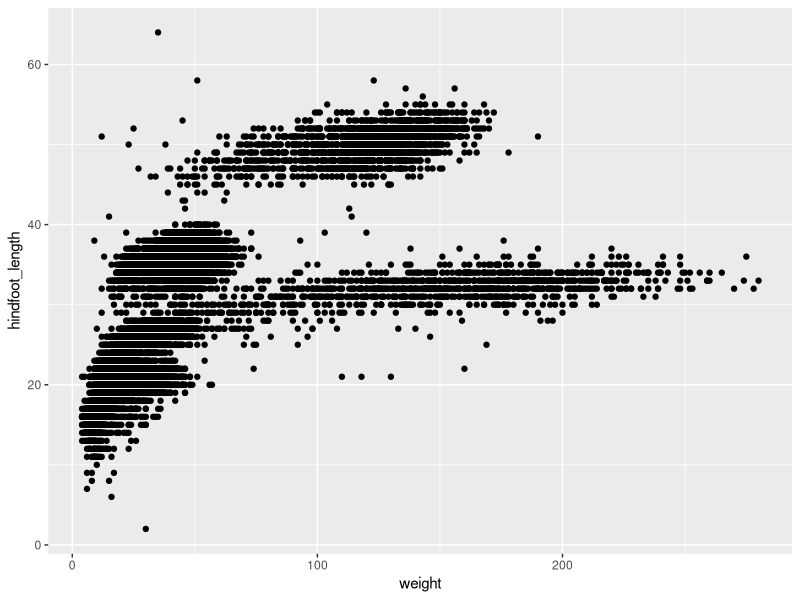
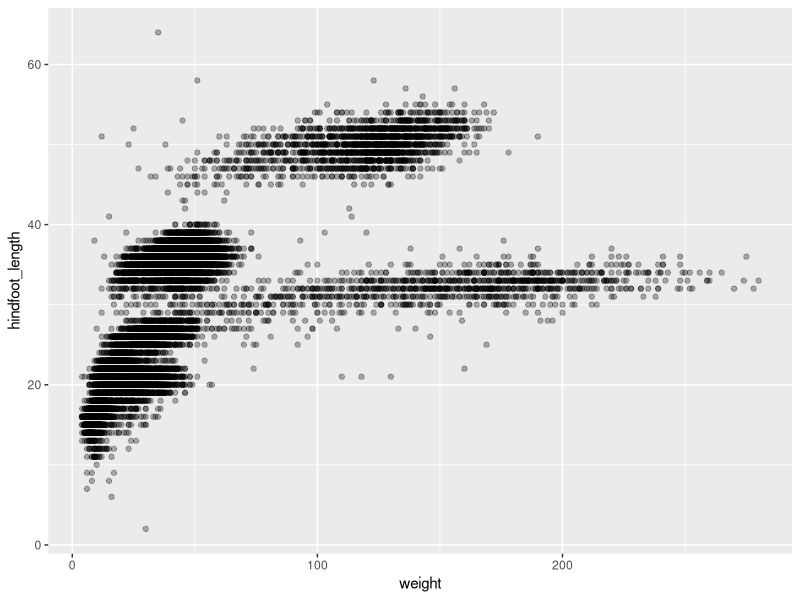
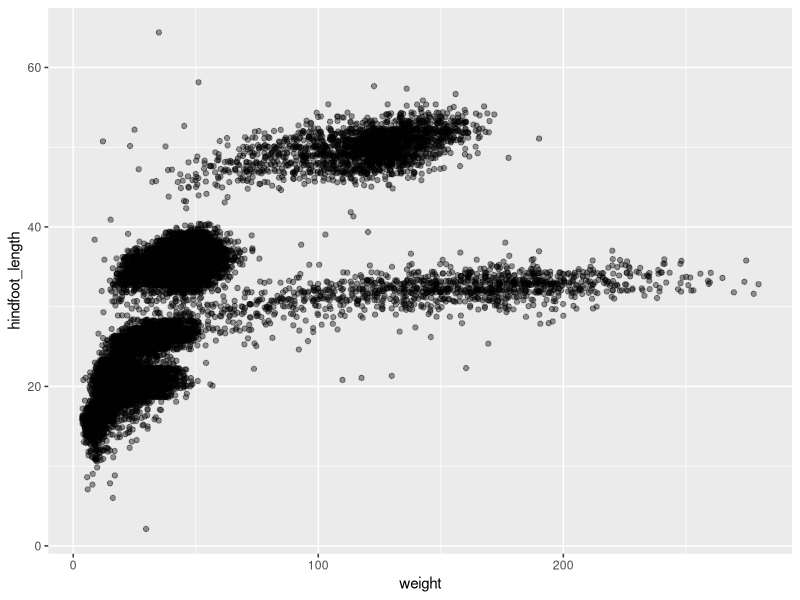
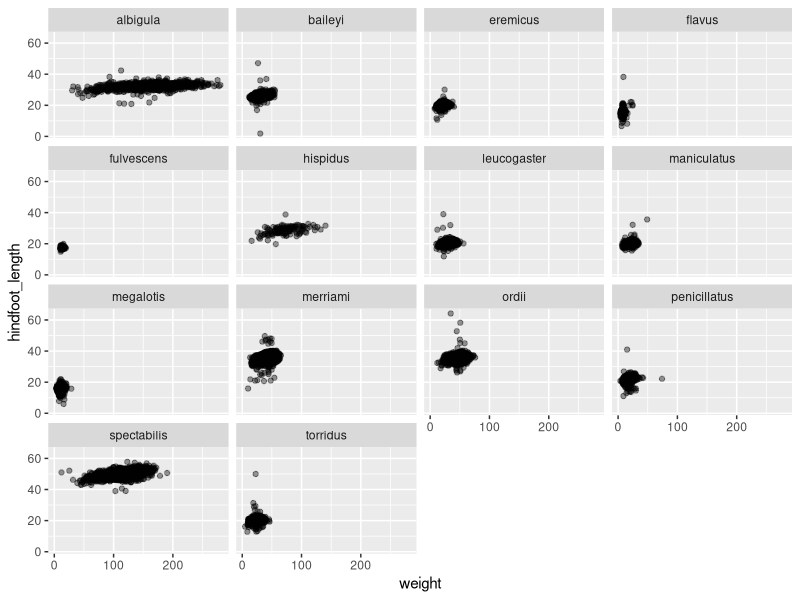
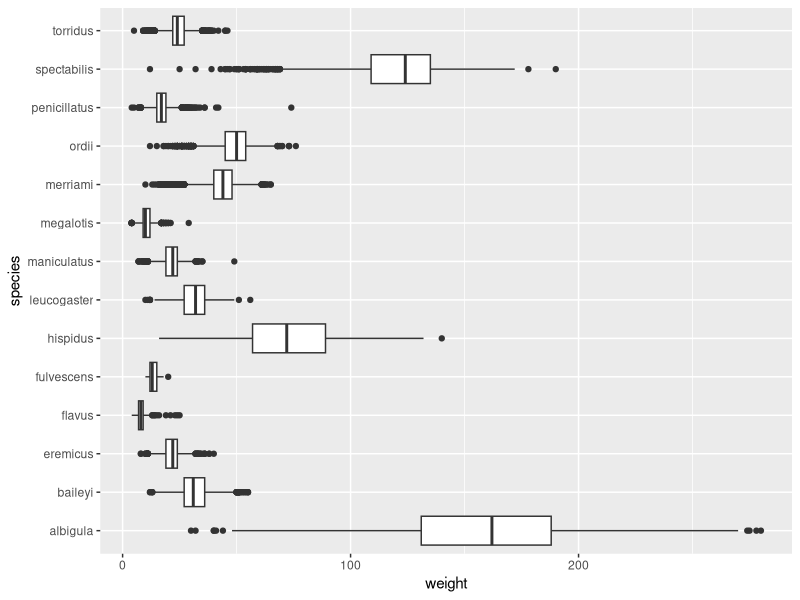
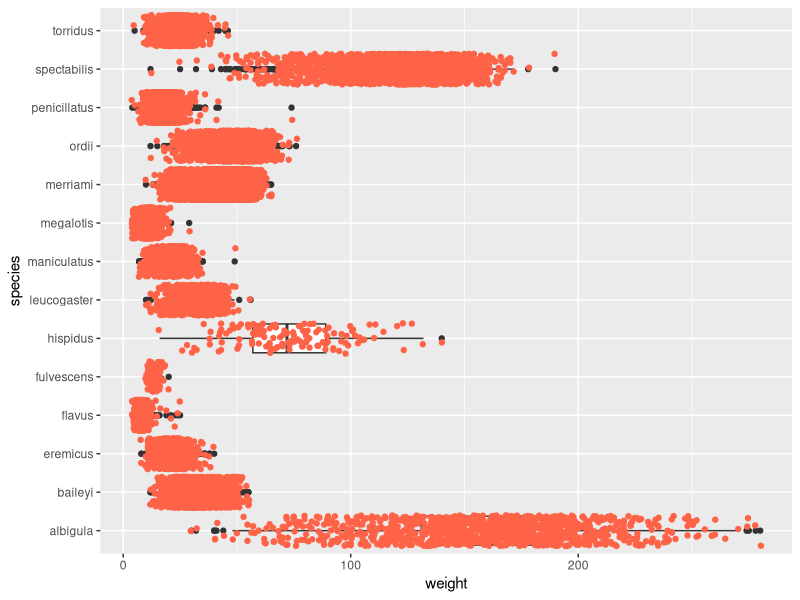
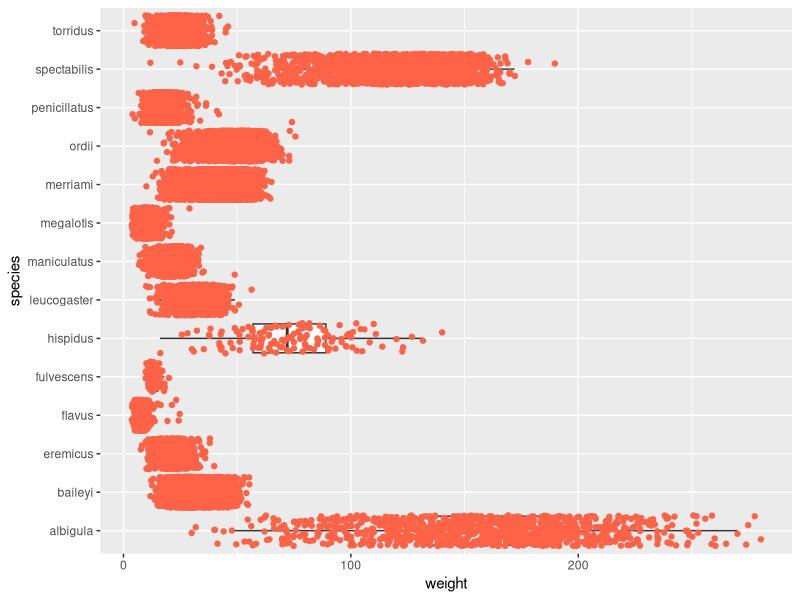
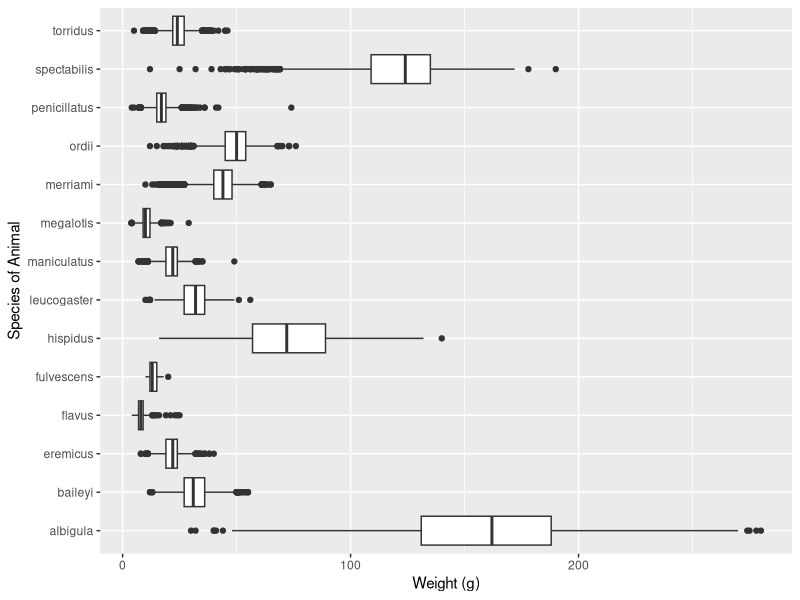

Generate these figures, in order, with R:
## ---- chunk 1
library(tidyverse)
library(here)
## ---- chunk 2
surveys <- read_csv(here::here("datasets", "surveys.csv"))

#2) 
dim(surveys)

#3)
str(surveys)
## ---- chunk 3
ggplot(data = surveys, 
       mapping = aes(y = hindfoot_length, x = weight)) + 
  geom_point()


## ---- chunk 4
ggplot(data = surveys, 
       mapping = aes(y = hindfoot_length, x = weight)) + 
  geom_point(alpha = .3)

## ---- chunk 5
ggplot(data = surveys, 
       mapping = aes(y = hindfoot_length, x = weight)) + 
  geom_jitter(alpha = .4) 

## ---- chunk 6
ggplot(data = surveys, 
       mapping = aes(y = hindfoot_length, x = weight)) + 
  geom_jitter(alpha = .4) + 
  facet_wrap(~ species)
## ---- chunk 7
ggplot(data = surveys, 
       mapping = aes(y = species, x = weight)) + 
  geom_boxplot() 
## ---- chunk 8
ggplot(data = surveys, 
       mapping = aes(y = species, x = weight)) + 
  geom_boxplot() + 
  geom_jitter(color = "tomato")
## ---- chunk 9
ggplot(data = surveys, 
       mapping = aes(y = species, x = weight)) + 
  geom_boxplot(outlier.shape = NA) + 
  geom_jitter(color = "tomato")
## ---- chunk 10
ggplot(data = surveys, 
       mapping = aes(y = species, x = weight)) + 
  geom_boxplot() + 
  labs(x = "Weight (g)", y = "Species of Animal")
## ---- chunk 11
ggplot(data = surveys, 
       mapping = aes(x = species, y = weight)) + 
  geom_boxplot() + 
  labs(y = "Species of Animal", x = "Weight (g)") 
## ---- chunk 12
#Challenge 2 

#bright color palette! 
colorpalette <- c("#fe3093", "#f7f926", "#c8fce5", "#479b55", "#d63cff", "#11fa35", "#fb6955", "#c8fce5")
  
surveys |> 
  ggplot(aes(y = species, x = weight, color = genus)) +
  geom_boxplot() +
  scale_color_manual(values = colorpalette) 

